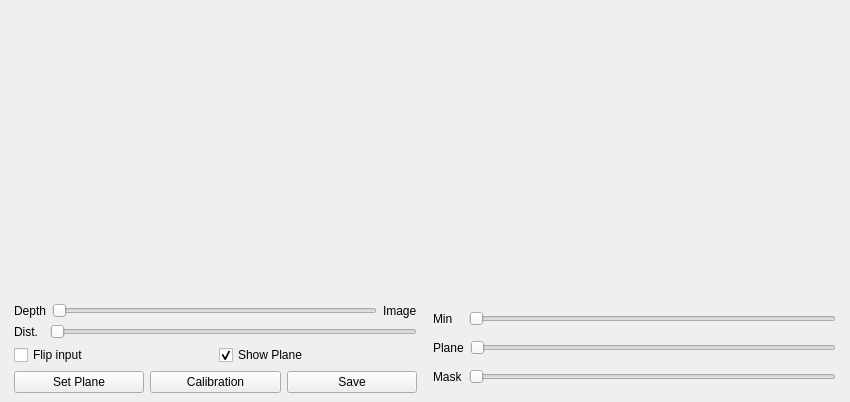
<?xml version="1.0" encoding="UTF-8"?>
<ui version="4.0">
 <class>MainWindow</class>
 <widget class="QMainWindow" name="MainWindow">
  <property name="geometry">
   <rect>
    <x>0</x>
    <y>0</y>
    <width>850</width>
    <height>402</height>
   </rect>
  </property>
  <property name="windowTitle">
   <string>Tracker</string>
  </property>
  <widget class="QWidget" name="container">
   <layout class="QGridLayout" name="gridLayout">
    <item row="0" column="0">
     <layout class="QVBoxLayout" name="verticalLayout_3" stretch="1,0">
      <item>
       <layout class="QHBoxLayout" name="horizontalLayout_2">
        <property name="spacing">
         <number>10</number>
        </property>
        <item>
         <widget class="CvImageDockableWidgetGL" name="rgbImage" native="true">
          <property name="minimumSize">
           <size>
            <width>200</width>
            <height>200</height>
           </size>
          </property>
         </widget>
        </item>
        <item>
         <widget class="CvImageWidgetGL" name="toBlobsImage" native="true">
          <property name="minimumSize">
           <size>
            <width>200</width>
            <height>200</height>
           </size>
          </property>
         </widget>
        </item>
       </layout>
      </item>
      <item>
       <layout class="QHBoxLayout" name="horizontalLayout" stretch="1,0,1">
        <property name="leftMargin">
         <number>5</number>
        </property>
        <property name="rightMargin">
         <number>5</number>
        </property>
        <item>
         <layout class="QVBoxLayout" name="verticalLayout">
          <item>
           <layout class="QHBoxLayout" name="imageDepthLayout">
            <item>
             <widget class="QLabel" name="label_5">
              <property name="minimumSize">
               <size>
                <width>30</width>
                <height>0</height>
               </size>
              </property>
              <property name="text">
               <string>Depth</string>
              </property>
             </widget>
            </item>
            <item>
             <widget class="QSlider" name="image_depthSlider">
              <property name="enabled">
               <bool>true</bool>
              </property>
              <property name="maximum">
               <number>100</number>
              </property>
              <property name="orientation">
               <enum>Qt::Horizontal</enum>
              </property>
             </widget>
            </item>
            <item>
             <widget class="QLabel" name="label_6">
              <property name="text">
               <string>Image</string>
              </property>
             </widget>
            </item>
           </layout>
          </item>
          <item>
           <layout class="QHBoxLayout" name="distLayout">
            <item>
             <widget class="QLabel" name="label">
              <property name="minimumSize">
               <size>
                <width>30</width>
                <height>0</height>
               </size>
              </property>
              <property name="text">
               <string>Dist.</string>
              </property>
             </widget>
            </item>
            <item>
             <widget class="QxtSpanSlider" name="distSlider">
              <property name="enabled">
               <bool>true</bool>
              </property>
              <property name="maximum">
               <number>10000</number>
              </property>
              <property name="orientation">
               <enum>Qt::Horizontal</enum>
              </property>
             </widget>
            </item>
           </layout>
          </item>
          <item>
           <layout class="QHBoxLayout" name="checkBoxLayout">
            <item>
             <widget class="QCheckBox" name="flipCheckBox">
              <property name="enabled">
               <bool>true</bool>
              </property>
              <property name="text">
               <string>Flip input</string>
              </property>
             </widget>
            </item>
            <item>
             <widget class="QCheckBox" name="showPlaneCheckBox">
              <property name="enabled">
               <bool>true</bool>
              </property>
              <property name="text">
               <string>Show Plane</string>
              </property>
              <property name="checked">
               <bool>true</bool>
              </property>
             </widget>
            </item>
           </layout>
          </item>
          <item>
           <layout class="QHBoxLayout" name="buttonLayout">
            <item>
             <widget class="QPushButton" name="setPlaneButton">
              <property name="enabled">
               <bool>true</bool>
              </property>
              <property name="text">
               <string>Set Plane</string>
              </property>
             </widget>
            </item>
            <item>
             <widget class="QPushButton" name="calibrationButton">
              <property name="enabled">
               <bool>true</bool>
              </property>
              <property name="text">
               <string>Calibration</string>
              </property>
             </widget>
            </item>
            <item>
             <widget class="QPushButton" name="saveButton">
              <property name="enabled">
               <bool>true</bool>
              </property>
              <property name="text">
               <string>Save</string>
              </property>
             </widget>
            </item>
           </layout>
          </item>
         </layout>
        </item>
        <item>
         <spacer name="horizontalSpacer">
          <property name="orientation">
           <enum>Qt::Horizontal</enum>
          </property>
          <property name="sizeHint" stdset="0">
           <size>
            <width>10</width>
            <height>20</height>
           </size>
          </property>
         </spacer>
        </item>
        <item>
         <layout class="QVBoxLayout" name="verticalLayout_2">
          <item>
           <layout class="QHBoxLayout" name="minLayout">
            <item>
             <widget class="QLabel" name="label_2">
              <property name="minimumSize">
               <size>
                <width>30</width>
                <height>0</height>
               </size>
              </property>
              <property name="text">
               <string>Min</string>
              </property>
             </widget>
            </item>
            <item>
             <widget class="QSlider" name="MinSlider">
              <property name="enabled">
               <bool>true</bool>
              </property>
              <property name="minimumSize">
               <size>
                <width>100</width>
                <height>0</height>
               </size>
              </property>
              <property name="maximum">
               <number>10000</number>
              </property>
              <property name="orientation">
               <enum>Qt::Horizontal</enum>
              </property>
             </widget>
            </item>
           </layout>
          </item>
          <item>
           <layout class="QHBoxLayout" name="planLayout">
            <item>
             <widget class="QLabel" name="label_3">
              <property name="minimumSize">
               <size>
                <width>30</width>
                <height>0</height>
               </size>
              </property>
              <property name="text">
               <string>Plane</string>
              </property>
             </widget>
            </item>
            <item>
             <widget class="QSlider" name="planeSlider">
              <property name="enabled">
               <bool>true</bool>
              </property>
              <property name="maximum">
               <number>4000</number>
              </property>
              <property name="orientation">
               <enum>Qt::Horizontal</enum>
              </property>
             </widget>
            </item>
           </layout>
          </item>
          <item>
           <layout class="QHBoxLayout" name="maskLayout">
            <item>
             <widget class="QLabel" name="label_4">
              <property name="minimumSize">
               <size>
                <width>30</width>
                <height>0</height>
               </size>
              </property>
              <property name="text">
               <string>Mask</string>
              </property>
             </widget>
            </item>
            <item>
             <widget class="QSlider" name="maskSlider">
              <property name="enabled">
               <bool>true</bool>
              </property>
              <property name="maximum">
               <number>1000</number>
              </property>
              <property name="orientation">
               <enum>Qt::Horizontal</enum>
              </property>
             </widget>
            </item>
           </layout>
          </item>
         </layout>
        </item>
       </layout>
      </item>
     </layout>
    </item>
   </layout>
  </widget>
 </widget>
 <customwidgets>
  <customwidget>
   <class>CvImageWidgetGL</class>
   <extends>QWidget</extends>
   <header>cvimagewidgetgl.h</header>
   <container>1</container>
  </customwidget>
  <customwidget>
   <class>QxtSpanSlider</class>
   <extends>QSlider</extends>
   <header>qxtspanslider.h</header>
  </customwidget>
  <customwidget>
   <class>CvImageDockableWidgetGL</class>
   <extends>QWidget</extends>
   <header>cvimagewidgetgl.h</header>
   <container>1</container>
  </customwidget>
 </customwidgets>
 <resources/>
 <connections/>
</ui>
